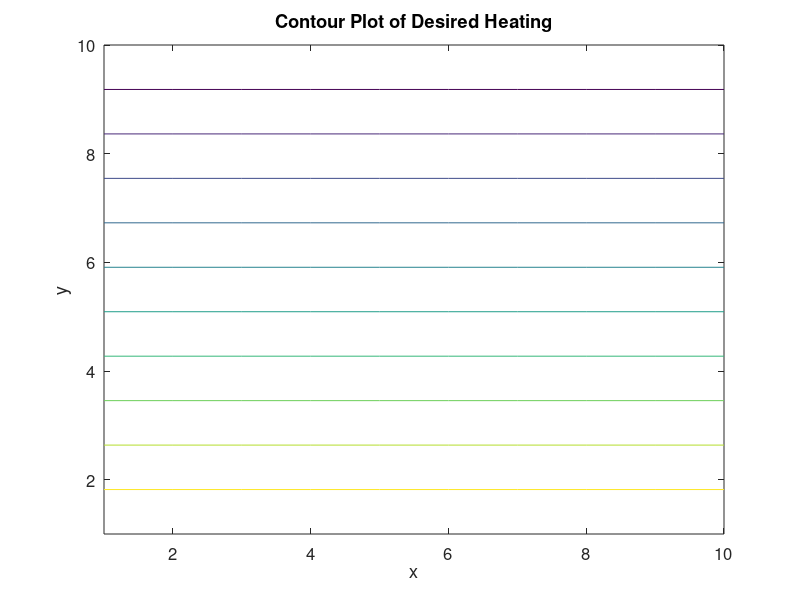

This figure's MATLAB source: (Note: this script raises an error after producing the figure.)
%% Getting XY Data from a solution
voltage = 115;

%% The number of squares along one edge
sizeSquare = 10;

%% Tolerance for iteration termination
tolerance = 1e-16;

%% Initial thickness guess, (uniform)
i_thickness = 3.78e-8*ones(sizeSquare, sizeSquare);
%i_thickness = 1.0e-6*[.0199 .0441 .0789 .1231 .1717; .0166 .0367 .0657 .1026 .1431; .0133 .0294 .0526 .0821 .1145; .01 .022 .0394 .0616 .0858; .0066 .0147 .0263 .041 .0572];
%% Desired surcace heating of the global window in matrix form
% load('actual_watt_density_global.mat');
% qjDes = actual_watt_density_global./0.0254^2;
qjDes = 3000:-2000/9:1000;
qjDes = [qjDes' qjDes' qjDes' qjDes' qjDes' qjDes' qjDes' qjDes' qjDes' qjDes'];

figure(1);
contour(qjDes);
set(gca, 'FontSize', 12);
xlabel('x');
ylabel('y');
title('Contour Plot of Desired Heating');
contourcbar;


figure(2);
image(i_thickness);
set(gca, 'FontSize', 12);
xlabel('x');
ylabel('y');
title('Contour Plot of Initial Thickness');


%% Initial call to jouleHeater to get a matrix of thicknesses and surface joule heating
[qj] = resisty_joule_heating(sizeSquare,voltage, i_thickness);
fprintf('The watt density is \n');
disp(qj)

out_thickness = i_thickness*(qjDes./qj);

figure(3);
contour(out_thickness);
set(gca, 'FontSize', 12);
xlabel('x');
ylabel('y');
title('Contour Plot of Iteration 1 Thickness Profile');
contourcbar;

%% Initial error calculation
err = abs(sum(sum(out_thickness - i_thickness)));
fprintf('The applied voltage is %d V \n', voltage)
fprintf('The desired watt density is \n')
disp(qjDes)

i = 0;

%% Iterations terminate if error drops below tolerance
while(err > tolerance)
   % count iterations
   i = i + 1;
   
   % update input thickness to be previous iterations output thickness
   i_thickness = out_thickness;
   
   % call to jouleHeater to solve for new thicknesses
   [qj] = resisty_joule_heating(sizeSquare,voltage, i_thickness);
   
   if mod(i,4) == 1
       out_thickness = i_thickness.*(qj./qjDes);
   elseif mod(i,4) == 2
       out_thickness = i_thickness.*(qjDes./qj).^2;
   elseif mod(i,4) == 3
       out_thickness = i_thickness.*(qj./qjDes).^2; 
   else
       out_thickness = i_thickness.*(qjDes./qj);
   end
   
   % recalculate the error between thickness iterations currently looking 
   % at the sum of all the entries in the matrix as our metric
   err = abs(sum(sum(out_thickness - i_thickness)));
   fprintf('Iteration %d \n', i);
   fprintf('This is the error %d\n', err);
   fprintf('The thickness is \n');
   disp(out_thickness);
   fprintf('The watt density is \n');
   disp(qj)
end
